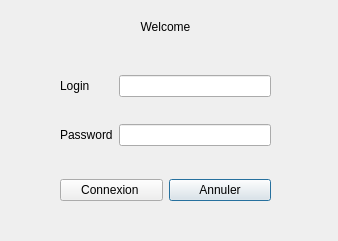
<?xml version="1.0" encoding="UTF-8"?>
<ui version="4.0">
 <class>ConnexionUser</class>
 <widget class="QDialog" name="ConnexionUser">
  <property name="windowModality">
   <enum>Qt::WindowModal</enum>
  </property>
  <property name="geometry">
   <rect>
    <x>0</x>
    <y>0</y>
    <width>338</width>
    <height>241</height>
   </rect>
  </property>
  <property name="cursor">
   <cursorShape>PointingHandCursor</cursorShape>
  </property>
  <property name="windowTitle">
   <string>Connexion</string>
  </property>
  <property name="windowIcon">
   <iconset>
    <normaloff>Images/add.png</normaloff>Images/add.png</iconset>
  </property>
  <property name="modal">
   <bool>true</bool>
  </property>
  <widget class="QWidget" name="layoutWidget">
   <property name="geometry">
    <rect>
     <x>60</x>
     <y>20</y>
     <width>211</width>
     <height>181</height>
    </rect>
   </property>
   <layout class="QVBoxLayout" name="verticalLayout">
    <item>
     <widget class="QLabel" name="labelWelcome">
      <property name="layoutDirection">
       <enum>Qt::LeftToRight</enum>
      </property>
      <property name="text">
       <string>Welcome</string>
      </property>
      <property name="alignment">
       <set>Qt::AlignCenter</set>
      </property>
     </widget>
    </item>
    <item>
     <spacer name="verticalSpacer_2">
      <property name="orientation">
       <enum>Qt::Vertical</enum>
      </property>
      <property name="sizeHint" stdset="0">
       <size>
        <width>20</width>
        <height>48</height>
       </size>
      </property>
     </spacer>
    </item>
    <item>
     <layout class="QFormLayout" name="formLayout">
      <item row="0" column="0">
       <widget class="QLabel" name="labelLogin">
        <property name="text">
         <string>Login</string>
        </property>
        <property name="indent">
         <number>0</number>
        </property>
       </widget>
      </item>
      <item row="0" column="1">
       <widget class="QLineEdit" name="lineEditLogin"/>
      </item>
      <item row="1" column="1">
       <spacer name="verticalSpacer">
        <property name="orientation">
         <enum>Qt::Vertical</enum>
        </property>
        <property name="sizeHint" stdset="0">
         <size>
          <width>20</width>
          <height>28</height>
         </size>
        </property>
       </spacer>
      </item>
      <item row="2" column="0">
       <widget class="QLabel" name="labelPassword">
        <property name="text">
         <string>Password</string>
        </property>
       </widget>
      </item>
      <item row="2" column="1">
       <widget class="QLineEdit" name="lineEditPassword">
        <property name="inputMethodHints">
         <set>Qt::ImhHiddenText|Qt::ImhNoAutoUppercase|Qt::ImhNoPredictiveText|Qt::ImhSensitiveData</set>
        </property>
        <property name="echoMode">
         <enum>QLineEdit::Password</enum>
        </property>
       </widget>
      </item>
     </layout>
    </item>
    <item>
     <spacer name="verticalSpacer_3">
      <property name="orientation">
       <enum>Qt::Vertical</enum>
      </property>
      <property name="sizeHint" stdset="0">
       <size>
        <width>20</width>
        <height>40</height>
       </size>
      </property>
     </spacer>
    </item>
    <item>
     <layout class="QGridLayout" name="gridLayout">
      <item row="0" column="1">
       <widget class="QPushButton" name="buttonAnnule">
        <property name="text">
         <string>Annuler</string>
        </property>
       </widget>
      </item>
      <item row="0" column="0">
       <widget class="QPushButton" name="buttonConnexion">
        <property name="text">
         <string>Connexion </string>
        </property>
       </widget>
      </item>
     </layout>
    </item>
   </layout>
  </widget>
 </widget>
 <resources/>
 <connections/>
</ui>
